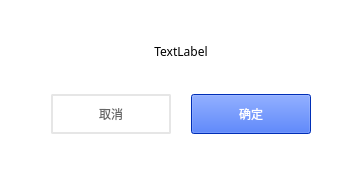
<?xml version="1.0" encoding="UTF-8"?>
<ui version="4.0">
 <class>MessageBoxNormalUIClass</class>
 <widget class="QWidget" name="MessageBoxNormalUIClass">
  <property name="geometry">
   <rect>
    <x>0</x>
    <y>0</y>
    <width>360</width>
    <height>171</height>
   </rect>
  </property>
  <property name="windowTitle">
   <string>Form</string>
  </property>
  <property name="styleSheet">
   <string notr="true">background-color: rgb(255, 255, 255);</string>
  </property>
  <widget class="QWidget" name="bodyWidget" native="true">
   <property name="geometry">
    <rect>
     <x>0</x>
     <y>0</y>
     <width>360</width>
     <height>171</height>
    </rect>
   </property>
   <widget class="QWidget" name="centerWidget" native="true">
    <property name="geometry">
     <rect>
      <x>1</x>
      <y>1</y>
      <width>358</width>
      <height>169</height>
     </rect>
    </property>
    <property name="styleSheet">
     <string notr="true">background-color: rgb(255, 255, 255);</string>
    </property>
    <widget class="QLabel" name="messageLabel">
     <property name="geometry">
      <rect>
       <x>0</x>
       <y>38</y>
       <width>360</width>
       <height>24</height>
      </rect>
     </property>
     <property name="font">
      <font>
       <family>微软雅黑</family>
      </font>
     </property>
     <property name="frameShadow">
      <enum>QFrame::Plain</enum>
     </property>
     <property name="text">
      <string>TextLabel</string>
     </property>
     <property name="alignment">
      <set>Qt::AlignCenter</set>
     </property>
    </widget>
    <widget class="QPushButton" name="cancelBtn">
     <property name="geometry">
      <rect>
       <x>50</x>
       <y>93</y>
       <width>120</width>
       <height>40</height>
      </rect>
     </property>
     <property name="font">
      <font>
       <family>微软雅黑</family>
      </font>
     </property>
     <property name="styleSheet">
      <string notr="true">color: rgb(102,102,102);
border-radius: 2px;
border: 2px solid #E6E6E6;</string>
     </property>
     <property name="text">
      <string>取消</string>
     </property>
    </widget>
    <widget class="QPushButton" name="okBtn">
     <property name="geometry">
      <rect>
       <x>190</x>
       <y>93</y>
       <width>120</width>
       <height>40</height>
      </rect>
     </property>
     <property name="font">
      <font>
       <family>微软雅黑</family>
      </font>
     </property>
     <property name="styleSheet">
      <string notr="true">background-color: rgb(0,65,255);
color: rgb(255, 255, 255);</string>
     </property>
     <property name="text">
      <string>确定</string>
     </property>
    </widget>
   </widget>
  </widget>
 </widget>
 <resources/>
 <connections/>
</ui>
